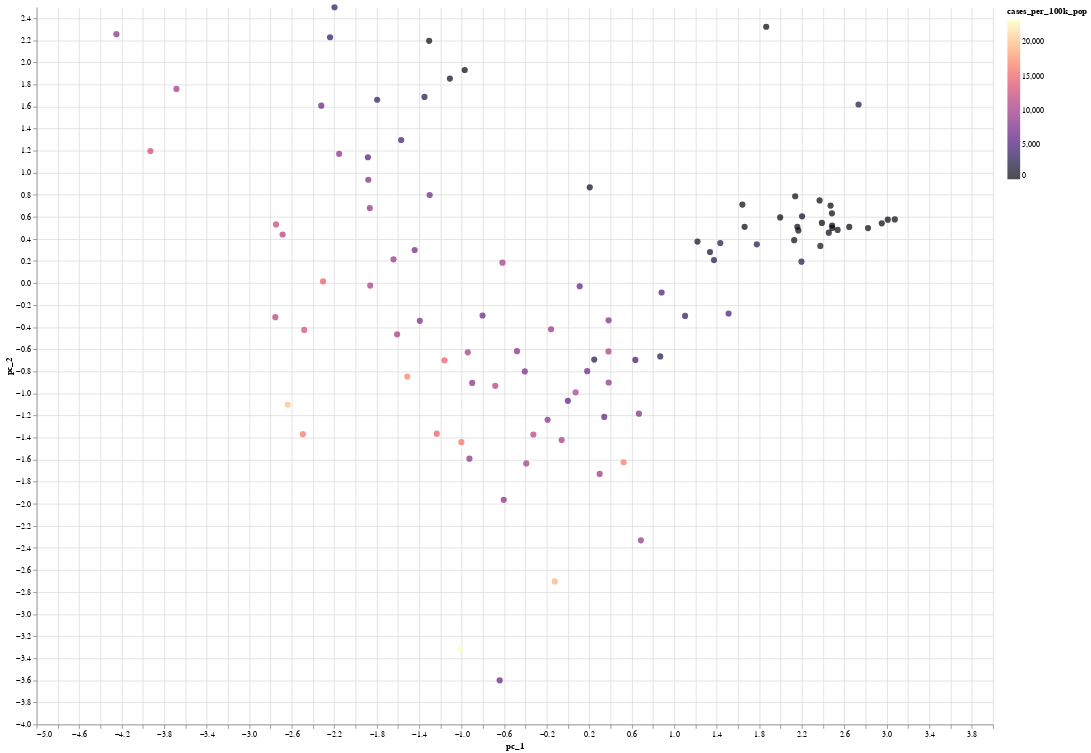

Notebook source saved alongside this figure:
### Code cell
print('-'*100)
print('FIRST PC:\n{}'.format(
        pd.DataFrame(
            index=[0],
            data = dict(zip(PRINT_COLS,pcs[0]))
        )
    ) 
)
print('-'*100)
print('SECOND PC:\n{}'.format(
        pd.DataFrame(
            index=[0],
            data = dict(zip(PRINT_COLS,pcs[1]))
        )
    ) 
)
print('-'*100)

# Cases per 100k pop
chart = alt.Chart(X_pc).mark_circle(size=60).encode(
    x='pc_1',
    y='pc_2',
    color=alt.Color('cases_per_100k_pop', scale=alt.Scale(scheme='magma')),
    tooltip=['country_name','cases_per_100k_pop']
).properties(
    width=1200,
    height=900
).configure_view(
    strokeWidth=0
)
chart

### Figure 1 — Vega-Lite specification as saved in the notebook (floating-point values rounded to 4 significant figures)
{"config": {"view": {"continuousWidth": 400, "continuousHeight": 300, "strokeWidth": 0}}, "data": {"name": "data-6f89f63f50d377d20f1595c668c99b64"}, "mark": {"type": "circle", "size": 60}, "encoding": {"color": {"type": "quantitative", "field": "cases_per_100k_pop", "scale": {"scheme": "magma"}}, "tooltip": [{"type": "nominal", "field": "country_name"}, {"type": "quantitative", "field": "cases_per_100k_pop"}], "x": {"type": "quantitative", "field": "pc_1"}, "y": {"type": "quantitative", "field": "pc_2"}}, "height": 900, "width": 1200, "$schema": "https://vega.github.io/schema/vega-lite/v4.8.1.json", "datasets": {"data-6f89f63f50d377d20f1595c668c99b64": [{"pc_1": 1.662, "pc_2": 0.5098, "pc_3": 0.4273, "pc_4": 0.9128, "pc_5": 0.6845, "pc_6": 0.526, "pc_7": -0.1462, "country_name": "algeria", "cases_per_100k_pop": 479.5, "deaths_per_100k_pop": 13.75}, {"pc_1": -2.637, "pc_2": -1.101, "pc_3": -0.2525, "pc_4": 0.03695, "pc_5": -1.165, "pc_6": 0.5674, "pc_7": -0.09139, "country_name": "andorra", "cases_per_100k_pop": 20110.0, "deaths_per_100k_pop": 168.5}, {"pc_1": -0.05971, "pc_2": -1.423, "pc_3": -0.09481, "pc_4": -0.04762, "pc_5": -0.2859, "pc_6": -0.3442, "pc_7": 0.02591, "country_name": "armenia", "cases_per_100k_pop": 10420.0, "deaths_per_100k_pop": 213.9}, {"pc_1": -1.307, "pc_2": 2.195, "pc_3": 0.4718, "pc_4": 0.111, "pc_5": 0.7391, "pc_6": -0.141, "pc_7": -0.4407, "country_name": "australia", "cases_per_100k_pop": 678.2, "deaths_per_100k_pop": 6.871}, {"pc_1": -1.865, "pc_2": 0.6796, "pc_3": 0.1159, "pc_4": -1.214, "pc_5": -0.4582, "pc_6": -0.5745, "pc_7": -0.309, "country_name": "austria", "cases_per_100k_pop": 9358.0, "deaths_per_100k_pop": 127.9}, {"pc_1": 1.511, "pc_2": -0.2765, "pc_3": 0.4368, "pc_4": 0.04493, "pc_5": 0.1411, "pc_6": 0.5749, "pc_7": -0.0452, "country_name": "azerbaijan", "cases_per_100k_pop": 5301.0, "deaths_per_100k_pop": 70.57}, {"pc_1": -1.513, "pc_2": -0.8474, "pc_3": -0.1254, "pc_4": 0.887, "pc_5": -1.354, "pc_6": 0.5598, "pc_7": -0.003159, "country_name": "bahrain", "cases_per_100k_pop": 16870.0, "deaths_per_100k_pop": 84.88}, {"pc_1": 2.203, "pc_2": 0.6044, "pc_3": -0.2139, "pc_4": -0.2574, "pc_5": -0.2445, "pc_6": -0.183, "pc_7": 0.1091, "country_name": "bangladesh", "cases_per_100k_pop": 962.6, "deaths_per_100k_pop": 17.09}, {"pc_1": 0.1101, "pc_2": -0.02914, "pc_3": 0.1326, "pc_4": 1.09, "pc_5": -0.5189, "pc_6": -0.2212, "pc_7": -0.04604, "country_name": "belarus", "cases_per_100k_pop": 6371.0, "deaths_per_100k_pop": 49.16}, {"pc_1": -2.754, "pc_2": -0.3091, "pc_3": -0.1305, "pc_4": -0.09093, "pc_5": 0.5451, "pc_6": 0.009052, "pc_7": -0.4978, "country_name": "belgium", "cases_per_100k_pop": 11840.0, "deaths_per_100k_pop": 226.3}, {"pc_1": 1.641, "pc_2": 0.7112, "pc_3": 0.4687, "pc_4": 0.09387, "pc_5": -0.6565, "pc_6": -0.857, "pc_7": 0.2053, "country_name": "bhutan", "cases_per_100k_pop": 343.5, "deaths_per_100k_pop": 0.3931}, {"pc_1": 0.6341, "pc_2": -0.6961, "pc_3": 0.106, "pc_4": 0.4666, "pc_5": 0.4035, "pc_6": -0.3462, "pc_7": 0.07195, "country_name": "bolivia", "cases_per_100k_pop": 4461.0, "deaths_per_100k_pop": 164.4}, {"pc_1": -0.3925, "pc_2": -1.635, "pc_3": -1.149, "pc_4": 0.3532, "pc_5": 0.8879, "pc_6": 0.2901, "pc_7": -0.1016, "country_name": "brazil", "cases_per_100k_pop": 10330.0, "deaths_per_100k_pop": 288.0}, {"pc_1": -0.6049, "pc_2": -1.965, "pc_3": -0.3073, "pc_4": 0.02583, "pc_5": 0.7105, "pc_6": -0.785, "pc_7": 0.2375, "country_name": "bulgaria", "cases_per_100k_pop": 8637.0, "deaths_per_100k_pop": 344.0}, {"pc_1": -1.57, "pc_2": 1.296, "pc_3": 0.155, "pc_4": -0.1343, "pc_5": 0.3561, "pc_6": -0.3336, "pc_7": -0.47, "country_name": "canada", "cases_per_100k_pop": 4582.0, "deaths_per_100k_pop": 77.2}, {"pc_1": 2.487, "pc_2": 0.4996, "pc_3": 0.7099, "pc_4": -0.1063, "pc_5": 0.1585, "pc_6": 0.2583, "pc_7": -0.01526, "country_name": "central_african_republic", "cases_per_100k_pop": 242.7, "deaths_per_100k_pop": 2.107}, {"pc_1": 2.953, "pc_2": 0.5416, "pc_3": 0.7214, "pc_4": -0.7815, "pc_5": -0.05598, "pc_6": 0.1584, "pc_7": 0.08007, "country_name": "chad", "cases_per_100k_pop": 31.79, "deaths_per_100k_pop": 1.091}, {"pc_1": -0.9015, "pc_2": -0.905, "pc_3": -0.1775, "pc_4": 0.6746, "pc_5": 0.1769, "pc_6": -0.3183, "pc_7": -0.08132, "country_name": "chile", "cases_per_100k_pop": 8944.0, "deaths_per_100k_pop": 199.2}, {"pc_1": 1.865, "pc_2": 2.323, "pc_3": -6.434, "pc_4": 0.309, "pc_5": 0.06758, "pc_6": 0.185, "pc_7": 0.02126, "country_name": "china", "cases_per_100k_pop": 7.79, "deaths_per_100k_pop": 0.3445}, {"pc_1": 0.298, "pc_2": -1.73, "pc_3": -0.1479, "pc_4": 0.2405, "pc_5": 1.054, "pc_6": 0.8483, "pc_7": -0.1395, "country_name": "colombia", "cases_per_100k_pop": 9937.0, "deaths_per_100k_pop": 252.8}, {"pc_1": 0.07159, "pc_2": -0.9903, "pc_3": 0.1939, "pc_4": 0.3866, "pc_5": 0.2496, "pc_6": 1.03, "pc_7": -0.2306, "country_name": "costa_rica", "cases_per_100k_pop": 11090.0, "deaths_per_100k_pop": 139.3}, {"pc_1": -0.3258, "pc_2": -1.372, "pc_3": -0.09403, "pc_4": -0.5291, "pc_5": -0.347, "pc_6": -0.2609, "pc_7": 0.1473, "country_name": "croatia", "cases_per_100k_pop": 11570.0, "deaths_per_100k_pop": 226.8}, {"pc_1": 0.3819, "pc_2": -0.3374, "pc_3": 0.28, "pc_4": 0.5691, "pc_5": 0.04098, "pc_6": 0.7557, "pc_7": -0.3319, "country_name": "cuba", "cases_per_100k_pop": 8400.0, "deaths_per_100k_pop": 72.67}, {"pc_1": -0.6169, "pc_2": 0.1844, "pc_3": 0.2159, "pc_4": 0.01784, "pc_5": -0.8848, "pc_6": 0.1747, "pc_7": -0.0261, "country_name": "cyprus", "cases_per_100k_pop": 10350.0, "deaths_per_100k_pop": 47.97}, {"pc_1": -2.322, "pc_2": 1.608, "pc_3": 0.3263, "pc_4": -0.1638, "pc_5": 0.1426, "pc_6": -0.04429, "pc_7": -0.5373, "country_name": "denmark", "cases_per_100k_pop": 6720.0, "deaths_per_100k_pop": 46.71}, {"pc_1": 1.218, "pc_2": 0.3761, "pc_3": 0.4901, "pc_4": 1.191, "pc_5": 0.352, "pc_6": 0.1791, "pc_7": -0.06901, "country_name": "djibouti", "cases_per_100k_pop": 1384.0, "deaths_per_100k_pop": 18.59}, {"pc_1": 0.8678, "pc_2": -0.6648, "pc_3": 0.1418, "pc_4": 0.1125, "pc_5": 0.7751, "pc_6": -0.3739, "pc_7": 0.1201, "country_name": "ecuador", "cases_per_100k_pop": 2969.0, "deaths_per_100k_pop": 189.7}, {"pc_1": -1.162, "pc_2": -0.7006, "pc_3": -0.0788, "pc_4": 0.02009, "pc_5": -1.277, "pc_6": 0.00156, "pc_7": -0.01341, "country_name": "estonia", "cases_per_100k_pop": 14620.0, "deaths_per_100k_pop": 115.4}, {"pc_1": 3.075, "pc_2": 0.5763, "pc_3": 0.2622, "pc_4": -0.9153, "pc_5": -0.01453, "pc_6": 0.2954, "pc_7": 0.07283, "country_name": "ethiopia", "cases_per_100k_pop": 325.8, "deaths_per_100k_pop": 5.763}, {"pc_1": -1.35, "pc_2": 1.687, "pc_3": 0.4088, "pc_4": 0.3071, "pc_5": 0.2684, "pc_6": -0.2861, "pc_7": -0.2709, "country_name": "finland", "cases_per_100k_pop": 2853.0, "deaths_per_100k_pop": 20.97}, {"pc_1": -1.861, "pc_2": -0.02285, "pc_3": -0.2492, "pc_4": -0.4575, "pc_5": 0.2157, "pc_6": 0.07724, "pc_7": -0.4762, "country_name": "france", "cases_per_100k_pop": 10810.0, "deaths_per_100k_pop": 176.4}, {"pc_1": -0.1245, "pc_2": -2.704, "pc_3": -0.1613, "pc_4": -0.7052, "pc_5": -0.4573, "pc_6": 1.074, "pc_7": -0.129, "country_name": "georgia", "cases_per_100k_pop": 19330.0, "deaths_per_100k_pop": 270.0}, {"pc_1": -1.883, "pc_2": 1.14, "pc_3": -0.1895, "pc_4": -0.4391, "pc_5": 0.2254, "pc_6": -0.6509, "pc_7": -0.4975, "country_name": "germany", "cases_per_100k_pop": 5546.0, "deaths_per_100k_pop": 115.2}, {"pc_1": 2.158, "pc_2": 0.5101, "pc_3": 0.5577, "pc_4": 0.3816, "pc_5": 0.4267, "pc_6": 0.4767, "pc_7": -0.07247, "country_name": "ghana", "cases_per_100k_pop": 427.6, "deaths_per_100k_pop": 3.863}, {"pc_1": -0.8039, "pc_2": -0.2939, "pc_3": -0.06617, "pc_4": 0.5677, "pc_5": -0.1867, "pc_6": -0.7278, "pc_7": 0.06535, "country_name": "greece", "cases_per_100k_pop": 6922.0, "deaths_per_100k_pop": 148.7}, {"pc_1": 2.454, "pc_2": 0.4562, "pc_3": 0.7238, "pc_4": -0.0687, "pc_5": 0.2487, "pc_6": 0.3235, "pc_7": -0.03065, "country_name": "guinea-bissau", "cases_per_100k_pop": 319.3, "deaths_per_100k_pop": 7.34}, {"pc_1": 1.102, "pc_2": -0.2976, "pc_3": 0.2499, "pc_4": 0.2179, "pc_5": 0.008722, "pc_6": -0.3144, "pc_7": 0.06698, "country_name": "honduras", "cases_per_100k_pop": 3852.0, "deaths_per_100k_pop": 105.1}, {"pc_1": -0.9275, "pc_2": -1.591, "pc_3": -0.3366, "pc_4": -0.09281, "pc_5": 0.2845, "pc_6": -1.047, "pc_7": 0.3294, "country_name": "hungary", "cases_per_100k_pop": 8836.0, "deaths_per_100k_pop": 314.5}, {"pc_1": -2.239, "pc_2": 2.227, "pc_3": 0.5235, "pc_4": 0.0431, "pc_5": 0.5578, "pc_6": 0.1012, "pc_7": -0.4379, "country_name": "iceland", "cases_per_100k_pop": 3742.0, "deaths_per_100k_pop": 9.152}, {"pc_1": 2.734, "pc_2": 1.618, "pc_3": -6.176, "pc_4": -0.7038, "pc_5": -0.1499, "pc_6": 0.5261, "pc_7": 0.01493, "country_name": "india", "cases_per_100k_pop": 2509.0, "deaths_per_100k_pop": 33.55}, {"pc_1": 0.8808, "pc_2": -0.08533, "pc_3": 0.1682, "pc_4": 0.6776, "pc_5": -0.006834, "pc_6": 0.2736, "pc_7": -0.05081, "country_name": "iraq", "cases_per_100k_pop": 5228.0, "deaths_per_100k_pop": 58.94}, {"pc_1": -2.153, "pc_2": 1.171, "pc_3": 0.3244, "pc_4": -1.401, "pc_5": 0.01613, "pc_6": 0.1678, "pc_7": 0.2786, "country_name": "ireland", "cases_per_100k_pop": 9030.0, "deaths_per_100k_pop": 110.2}, {"pc_1": -2.305, "pc_2": 0.01526, "pc_3": -0.02944, "pc_4": 0.3492, "pc_5": -0.7459, "pc_6": 0.4711, "pc_7": -0.2586, "country_name": "israel", "cases_per_100k_pop": 14660.0, "deaths_per_100k_pop": 89.46}, {"pc_1": -1.394, "pc_2": -0.3427, "pc_3": -0.3678, "pc_4": -0.3736, "pc_5": 0.06892, "pc_6": -0.8728, "pc_7": 0.09121, "country_name": "italy", "cases_per_100k_pop": 7989.0, "deaths_per_100k_pop": 221.2}, {"pc_1": -1.112, "pc_2": 1.853, "pc_3": -0.1634, "pc_4": 0.64, "pc_5": 0.5165, "pc_6": -0.2772, "pc_7": -0.4624, "country_name": "japan", "cases_per_100k_pop": 1365.0, "deaths_per_100k_pop": 14.47}, {"pc_1": -0.48, "pc_2": -0.6176, "pc_3": -0.07743, "pc_4": 1.384, "pc_5": -0.3973, "pc_6": -0.2681, "pc_7": -0.09918, "country_name": "jordan", "cases_per_100k_pop": 8539.0, "deaths_per_100k_pop": 109.3}, {"pc_1": 1.997, "pc_2": 0.5949, "pc_3": 0.6525, "pc_4": 0.3958, "pc_5": 0.2017, "pc_6": 0.09453, "pc_7": -0.05308, "country_name": "kiribati", "cases_per_100k_pop": 1.701, "deaths_per_100k_pop": 0.0}, {"pc_1": -1.642, "pc_2": 0.215, "pc_3": 0.001073, "pc_4": 1.321, "pc_5": -0.6226, "pc_6": -0.06665, "pc_7": 0.0544, "country_name": "kuwait", "cases_per_100k_pop": 9809.0, "deaths_per_100k_pop": 58.5}, {"pc_1": -0.6845, "pc_2": -0.9316, "pc_3": -0.07114, "pc_4": 0.02096, "pc_5": -0.5965, "pc_6": -0.2492, "pc_7": 0.08986, "country_name": "latvia", "cases_per_100k_pop": 11450.0, "deaths_per_100k_pop": 170.0}, {"pc_1": 0.3824, "pc_2": -0.9013, "pc_3": 0.2742, "pc_4": 0.819, "pc_5": 0.6569, "pc_6": 1.261, "pc_7": -0.3468, "country_name": "lebanon", "cases_per_100k_pop": 9365.0, "deaths_per_100k_pop": 124.0}, {"pc_1": 2.128, "pc_2": 0.389, "pc_3": 0.5265, "pc_4": -0.5417, "pc_5": -0.4946, "pc_6": -0.6016, "pc_7": 0.1729, "country_name": "lesotho", "cases_per_100k_pop": 1018.0, "deaths_per_100k_pop": 30.96}, {"pc_1": -1.235, "pc_2": -1.365, "pc_3": -0.2506, "pc_4": -0.1799, "pc_5": -0.9013, "pc_6": -0.3377, "pc_7": 0.08798, "country_name": "lithuania", "cases_per_100k_pop": 14630.0, "deaths_per_100k_pop": 210.2}, {"pc_1": -3.93, "pc_2": 1.196, "pc_3": 0.198, "pc_4": -0.9945, "pc_5": 0.1999, "pc_6": 0.7528, "pc_7": 0.6483, "country_name": "luxembourg", "cases_per_100k_pop": 13170.0, "deaths_per_100k_pop": 136.0}, {"pc_1": 2.646, "pc_2": 0.5091, "pc_3": 0.6291, "pc_4": -0.2686, "pc_5": 0.1773, "pc_6": 0.311, "pc_7": 0.0001181, "country_name": "madagascar", "cases_per_100k_pop": 161.8, "deaths_per_100k_pop": 3.571}, {"pc_1": 2.823, "pc_2": 0.4982, "pc_3": 0.6236, "pc_4": -0.9685, "pc_5": -0.3557, "pc_6": -0.2235, "pc_7": 0.1655, "country_name": "malawi", "cases_per_100k_pop": 331.7, "deaths_per_100k_pop": 12.35}, {"pc_1": 2.389, "pc_2": 0.5451, "pc_3": 0.6083, "pc_4": -0.03604, "pc_5": 0.1207, "pc_6": 0.1474, "pc_7": 0.01016, "country_name": "mali", "cases_per_100k_pop": 81.76, "deaths_per_100k_pop": 2.864}, {"pc_1": -1.443, "pc_2": 0.2992, "pc_3": 0.08212, "pc_4": 0.9356, "pc_5": -0.1215, "pc_6": -0.2886, "pc_7": -0.1518, "country_name": "malta", "cases_per_100k_pop": 7470.0, "deaths_per_100k_pop": 91.46}, {"pc_1": 0.2467, "pc_2": -0.6934, "pc_3": -0.5488, "pc_4": 0.5981, "pc_5": 1.054, "pc_6": -0.5089, "pc_7": 0.1842, "country_name": "mexico", "cases_per_100k_pop": 2984.0, "deaths_per_100k_pop": 226.0}, {"pc_1": -4.249, "pc_2": 2.255, "pc_3": 0.3829, "pc_4": -0.4876, "pc_5": 0.5665, "pc_6": 1.226, "pc_7": 3.562, "country_name": "monaco", "cases_per_100k_pop": 8761.0, "deaths_per_100k_pop": 92.39}, {"pc_1": 0.3806, "pc_2": -0.6192, "pc_3": 0.1862, "pc_4": 0.5451, "pc_5": -0.8619, "pc_6": 0.5483, "pc_7": -0.1462, "country_name": "mongolia", "cases_per_100k_pop": 11170.0, "deaths_per_100k_pop": 54.11}, {"pc_1": -1.013, "pc_2": -3.315, "pc_3": -0.3709, "pc_4": -0.7766, "pc_5": -0.4925, "pc_6": 1.119, "pc_7": -0.1796, "country_name": "montenegro", "cases_per_100k_pop": 23200.0, "deaths_per_100k_pop": 338.1}, {"pc_1": 1.374, "pc_2": 0.2079, "pc_3": 0.2864, "pc_4": 0.5482, "pc_5": 0.08347, "pc_6": 0.06201, "pc_7": -0.02776, "country_name": "morocco", "cases_per_100k_pop": 2594.0, "deaths_per_100k_pop": 40.22}, {"pc_1": 2.197, "pc_2": 0.1941, "pc_3": 0.3692, "pc_4": -0.9109, "pc_5": -0.7632, "pc_6": -0.5081, "pc_7": 0.2079, "country_name": "nepal", "cases_per_100k_pop": 2840.0, "deaths_per_100k_pop": 39.87}, {"pc_1": -2.747, "pc_2": 0.5315, "pc_3": -0.001986, "pc_4": -0.1153, "pc_5": -0.2661, "pc_6": 0.1951, "pc_7": -0.5627, "country_name": "netherlands", "cases_per_100k_pop": 12520.0, "deaths_per_100k_pop": 108.7}, {"pc_1": -0.9717, "pc_2": 1.931, "pc_3": 0.4816, "pc_4": 0.57, "pc_5": 0.4476, "pc_6": -0.4723, "pc_7": -0.3154, "country_name": "new_zealand", "cases_per_100k_pop": 132.4, "deaths_per_100k_pop": 0.5623}, {"pc_1": 3.009, "pc_2": 0.5741, "pc_3": 0.6686, "pc_4": -0.9946, "pc_5": -0.2585, "pc_6": -0.03836, "pc_7": 0.1319, "country_name": "niger", "cases_per_100k_pop": 27.31, "deaths_per_100k_pop": 0.9137}, {"pc_1": 2.138, "pc_2": 0.7868, "pc_3": -0.3463, "pc_4": 0.2428, "pc_5": 0.127, "pc_6": 0.1197, "pc_7": 0.006287, "country_name": "nigeria", "cases_per_100k_pop": 105.5, "deaths_per_100k_pop": 1.441}, {"pc_1": 0.6859, "pc_2": -2.331, "pc_3": 0.02922, "pc_4": -0.8088, "pc_5": 1.211, "pc_6": 0.443, "pc_7": 0.08775, "country_name": "north_macedonia", "cases_per_100k_pop": 9754.0, "deaths_per_100k_pop": 343.4}, {"pc_1": -2.197, "pc_2": 2.5, "pc_3": 0.6769, "pc_4": -0.8939, "pc_5": 0.9151, "pc_6": 0.4565, "pc_7": -0.824, "country_name": "norway", "cases_per_100k_pop": 3876.0, "deaths_per_100k_pop": 16.83}, {"pc_1": 0.3412, "pc_2": -1.213, "pc_3": -0.02869, "pc_4": -0.05085, "pc_5": 0.2791, "pc_6": -0.5847, "pc_7": 0.1734, "country_name": "paraguay", "cases_per_100k_pop": 6544.0, "deaths_per_100k_pop": 230.6}, {"pc_1": -0.6428, "pc_2": -3.6, "pc_3": -0.7355, "pc_4": -0.5343, "pc_5": 2.519, "pc_6": -1.28, "pc_7": 0.5486, "country_name": "peru", "cases_per_100k_pop": 6773.0, "deaths_per_100k_pop": 615.9}, {"pc_1": 1.433, "pc_2": 0.3626, "pc_3": -0.1391, "pc_4": 0.07016, "pc_5": -0.4844, "pc_6": -0.5115, "pc_7": 0.1387, "country_name": "philippines", "cases_per_100k_pop": 2578.0, "deaths_per_100k_pop": 39.93}, {"pc_1": -0.4063, "pc_2": -0.8007, "pc_3": -0.2803, "pc_4": -0.169, "pc_5": -0.3968, "pc_6": -0.9745, "pc_7": 0.2768, "country_name": "poland", "cases_per_100k_pop": 7968.0, "deaths_per_100k_pop": 202.8}, {"pc_1": -0.9429, "pc_2": -0.6274, "pc_3": -0.07839, "pc_4": -0.311, "pc_5": -0.4448, "pc_6": -0.4159, "pc_7": -0.06088, "country_name": "portugal", "cases_per_100k_pop": 10600.0, "deaths_per_100k_pop": 176.5}, {"pc_1": -1.879, "pc_2": 0.936, "pc_3": 0.1754, "pc_4": 1.114, "pc_5": -0.4744, "pc_6": 0.2494, "pc_7": 0.7455, "country_name": "qatar", "cases_per_100k_pop": 8448.0, "deaths_per_100k_pop": 21.54}, {"pc_1": -0.1917, "pc_2": -1.239, "pc_3": -0.225, "pc_4": -0.4612, "pc_5": -0.2542, "pc_6": -0.9591, "pc_7": 0.3398, "country_name": "romania", "cases_per_100k_pop": 8507.0, "deaths_per_100k_pop": 246.5}, {"pc_1": 2.368, "pc_2": 0.7486, "pc_3": 0.6257, "pc_4": -0.8613, "pc_5": -0.7108, "pc_6": -0.7293, "pc_7": 0.2533, "country_name": "samoa", "cases_per_100k_pop": 1.522, "deaths_per_100k_pop": 0.0}, {"pc_1": -2.495, "pc_2": -1.369, "pc_3": -0.1838, "pc_4": -0.06241, "pc_5": 0.3914, "pc_6": 0.7335, "pc_7": 0.02895, "country_name": "san_marino", "cases_per_100k_pop": 16380.0, "deaths_per_100k_pop": 271.7}, {"pc_1": 1.336, "pc_2": 0.2814, "pc_3": 0.5024, "pc_4": 0.9952, "pc_5": 0.3379, "pc_6": 0.2134, "pc_7": -0.1067, "country_name": "sao_tome_and_principe", "cases_per_100k_pop": 1727.0, "deaths_per_100k_pop": 26.04}, {"pc_1": 0.2047, "pc_2": 0.8676, "pc_3": 0.2719, "pc_4": 1.033, "pc_5": 0.368, "pc_6": -0.03406, "pc_7": 0.05188, "country_name": "saudi_arabia", "cases_per_100k_pop": 1601.0, "deaths_per_100k_pop": 25.66}, {"pc_1": 2.168, "pc_2": 0.4771, "pc_3": 0.5731, "pc_4": 0.1051, "pc_5": 0.1296, "pc_6": 0.1028, "pc_7": 0.00969, "country_name": "senegal", "cases_per_100k_pop": 453.6, "deaths_per_100k_pop": 11.52}, {"pc_1": 0.5232, "pc_2": -1.624, "pc_3": 0.1799, "pc_4": -0.5762, "pc_5": -0.5057, "pc_6": 1.534, "pc_7": -0.3025, "country_name": "serbia", "cases_per_100k_pop": 16450.0, "deaths_per_100k_pop": 143.3}, {"pc_1": 2.486, "pc_2": 0.5215, "pc_3": 0.6983, "pc_4": -0.07872, "pc_5": 0.1879, "pc_6": 0.2575, "pc_7": -0.0185, "country_name": "sierra_leone", "cases_per_100k_pop": 81.87, "deaths_per_100k_pop": 1.549}, {"pc_1": -1.796, "pc_2": 1.661, "pc_3": 0.2861, "pc_4": 1.13, "pc_5": 0.01909, "pc_6": -0.222, "pc_7": 0.6663, "country_name": "singapore", "cases_per_100k_pop": 3478.0, "deaths_per_100k_pop": 7.136}, {"pc_1": -1.003, "pc_2": -1.442, "pc_3": -0.1047, "pc_4": -1.08, "pc_5": -0.675, "pc_6": 0.213, "pc_7": -0.0538, "country_name": "slovenia", "cases_per_100k_pop": 16080.0, "deaths_per_100k_pop": 227.2}, {"pc_1": -1.608, "pc_2": -0.4649, "pc_3": -0.3323, "pc_4": 0.07766, "pc_5": -0.247, "pc_6": -0.4573, "pc_7": -0.1004, "country_name": "spain", "cases_per_100k_pop": 10630.0, "deaths_per_100k_pop": 185.4}, {"pc_1": 0.6674, "pc_2": -1.183, "pc_3": 0.2204, "pc_4": -0.06903, "pc_5": 0.5362, "pc_6": 0.5496, "pc_7": -0.1007, "country_name": "suriname", "cases_per_100k_pop": 8432.0, "deaths_per_100k_pop": 187.8}, {"pc_1": -2.686, "pc_2": 0.4399, "pc_3": 0.02574, "pc_4": -0.404, "pc_5": 0.02847, "pc_6": -0.01883, "pc_7": -0.5986, "country_name": "sweden", "cases_per_100k_pop": 11400.0, "deaths_per_100k_pop": 146.2}, {"pc_1": -3.685, "pc_2": 1.76, "pc_3": 0.2815, "pc_4": -1.942, "pc_5": 0.3607, "pc_6": -0.05728, "pc_7": -0.9566, "country_name": "switzerland", "cases_per_100k_pop": 10180.0, "deaths_per_100k_pop": 131.0}, {"pc_1": 2.484, "pc_2": 0.6316, "pc_3": 0.4055, "pc_4": -0.3175, "pc_5": -0.1239, "pc_6": -0.06966, "pc_7": 0.07942, "country_name": "tanzania", "cases_per_100k_pop": 45.09, "deaths_per_100k_pop": 1.25}, {"pc_1": 1.777, "pc_2": 0.351, "pc_3": 0.2533, "pc_4": -0.005355, "pc_5": 0.07024, "pc_6": 0.3607, "pc_7": 0.04122, "country_name": "thailand", "cases_per_100k_pop": 2746.0, "deaths_per_100k_pop": 27.58}, {"pc_1": 2.537, "pc_2": 0.4819, "pc_3": 0.7171, "pc_4": -0.1251, "pc_5": 0.245, "pc_6": 0.3845, "pc_7": -0.03017, "country_name": "togo", "cases_per_100k_pop": 322.7, "deaths_per_100k_pop": 2.994}, {"pc_1": 2.471, "pc_2": 0.7021, "pc_3": 0.6886, "pc_4": -0.7466, "pc_5": -0.4103, "pc_6": -0.3643, "pc_7": 0.2016, "country_name": "tonga", "cases_per_100k_pop": 0.0, "deaths_per_100k_pop": 0.0}, {"pc_1": -0.001132, "pc_2": -1.067, "pc_3": -0.1528, "pc_4": 0.4095, "pc_5": 0.02421, "pc_6": -0.9825, "pc_7": 0.203, "country_name": "tunisia", "cases_per_100k_pop": 6095.0, "deaths_per_100k_pop": 215.8}, {"pc_1": -0.1595, "pc_2": -0.4186, "pc_3": -0.3494, "pc_4": 0.7656, "pc_5": -0.7592, "pc_6": -0.06113, "pc_7": 0.003183, "country_name": "turkey", "cases_per_100k_pop": 9628.0, "deaths_per_100k_pop": 84.64}, {"pc_1": 0.1807, "pc_2": -0.7985, "pc_3": -0.2027, "pc_4": 0.4841, "pc_5": -0.1724, "pc_6": -0.5521, "pc_7": 0.08747, "country_name": "ukraine", "cases_per_100k_pop": 6890.0, "deaths_per_100k_pop": 162.4}, {"pc_1": -1.302, "pc_2": 0.7979, "pc_3": 0.1283, "pc_4": 0.8836, "pc_5": -0.7128, "pc_6": -0.1872, "pc_7": 0.3525, "country_name": "united_arab_emirates", "cases_per_100k_pop": 7573.0, "deaths_per_100k_pop": 21.86}, {"pc_1": -2.482, "pc_2": -0.425, "pc_3": -0.4597, "pc_4": -0.4126, "pc_5": -0.1685, "pc_6": -0.139, "pc_7": -0.3286, "country_name": "united_kingdom", "cases_per_100k_pop": 13620.0, "deaths_per_100k_pop": 211.0}, {"pc_1": 2.375, "pc_2": 0.3366, "pc_3": 0.5639, "pc_4": -0.5089, "pc_5": -0.09877, "pc_6": -0.1175, "pc_7": 0.09729, "country_name": "zimbabwe", "cases_per_100k_pop": 908.0, "deaths_per_100k_pop": 31.94}]}}
